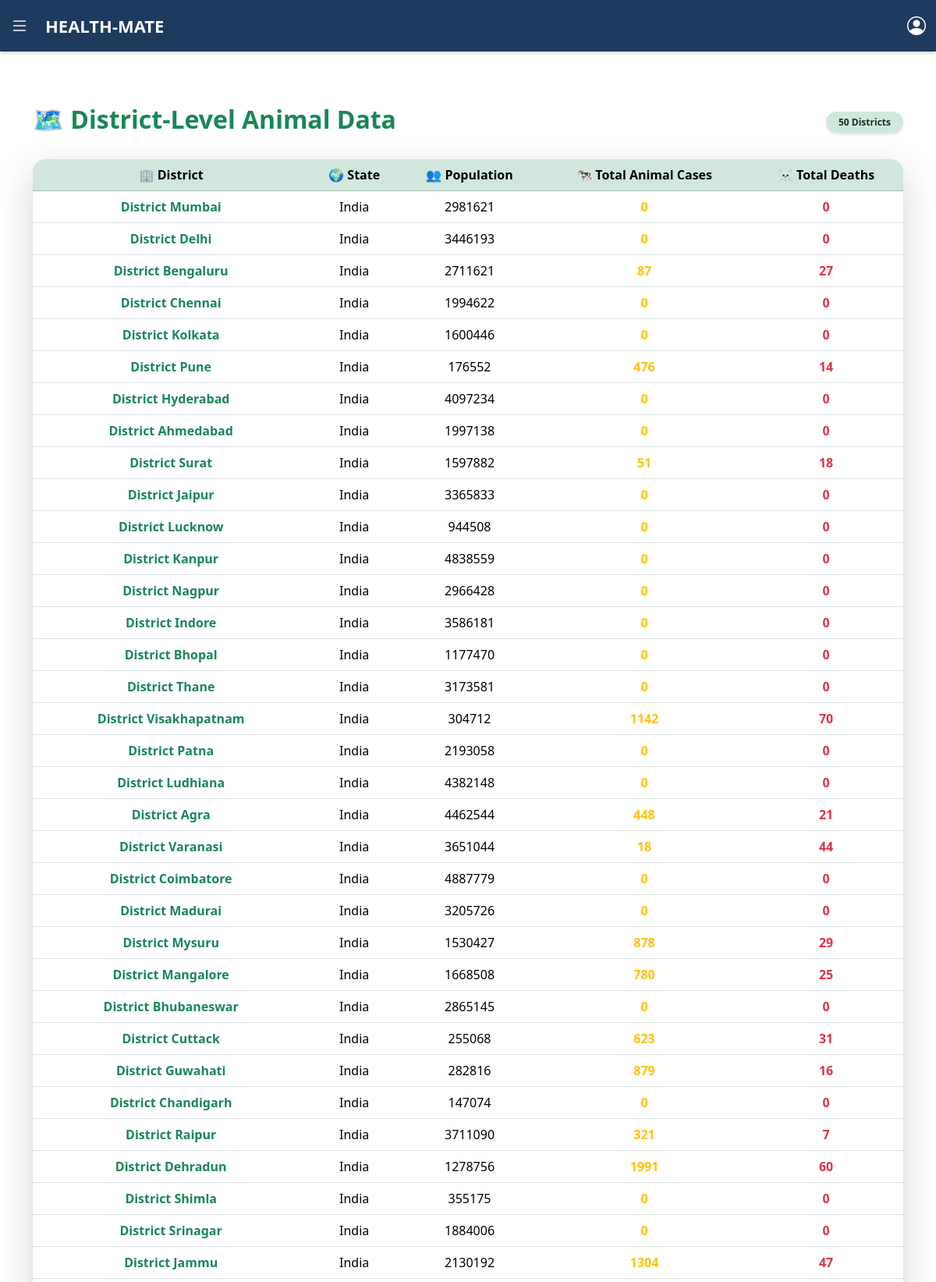
The page /district-data/ (signed in, upper part) on the database its author committed.
### test1/models.py (models this page shows, shortened)
class District(models.Model):
    name = models.CharField(max_length=100)
    state = models.CharField(max_length=100)
    population = models.PositiveIntegerField(null=True, blank=True)

### test1/views.py (the view)
# urls.py: path('district-data/', views.district_data, name='district_data'),
@login_required
def district_data(request):
    districts = District.objects.all()
    district_stats = []
    for d in districts:
        reports = Report.objects.filter(district=d, disease__category='animal')
        total_cases = reports.aggregate(Sum('number_of_cases'))['number_of_cases__sum'] or 0
        total_deaths = reports.aggregate(Sum('deaths'))['deaths__sum'] or 0
        district_stats.append({
            'name': d.name,
            'state': d.state,
            'population': d.population,
            'total_cases': total_cases,
            'total_deaths': total_deaths
        })
    return render(request, 'test1/district_data.html', {'districts': district_stats})

### test1/templates/test1/district_data.html (shortened to what this page needs)
{% extends "test1/base.html" %}
{% block content %}
<div class="container py-5">
  <div class="d-flex align-items-center justify-content-between mb-4">
    <h2 class="fw-bold text-success">
      🗺️ District-Level Animal Data
    </h2>
    <span class="badge bg-success-subtle text-success-emphasis rounded-pill px-3 py-2 shadow-sm">
      {{ districts|length }} District{{ districts|length|pluralize }}
    </span>
  </div>
  <div class="card border-0 shadow-lg rounded-4 overflow-hidden">
    <div class="table-responsive">
      <table class="table table-hover align-middle mb-0">
        <thead class="table-success text-center">
          <tr>
            <th>🏢 District</th>
            <th>🌍 State</th>
            <th>👥 Population</th>
            <th>🐄 Total Animal Cases</th>
            <th>☠️ Total Deaths</th>
          </tr>
        </thead>
        <tbody>
          {% for district in districts %}
          <tr class="text-center">
            <td class="fw-semibold text-success">{{ district.name }}</td>
            <td>{{ district.state }}</td>
            <td>{{ district.population|default:"N/A" }}</td>
            <td class="fw-semibold text-warning">{{ district.total_cases }}</td>
            <td class="fw-semibold text-danger">{{ district.total_deaths }}</td>
          </tr>
          {% empty %}
          <tr>
            <td colspan="5" class="text-center text-muted py-4">
              <i class="bi bi-exclamation-circle"></i> No district data available.
            </td>
          </tr>
          {% endfor %}
        </tbody>
      </table>
    </div>
  </div>
</div>
{% endblock %}

### test1/templates/test1/base.html (style rules this page uses)
body { margin: 0; padding: 0; font-family: "Poppins", sans-serif; background-color: #f8fafc; }

### test1/templates/test1/navbar.html (style rules this page uses)
body { margin: 0; font-family: "Poppins", sans-serif; }

### rows shown on the page
District: name "District Mumbai", state "India"
District: name "District Delhi", state "India"
District: name "District Bengaluru", state "India"
District: name "District Chennai", state "India"
District: name "District Kolkata", state "India"
District: name "District Pune", state "India"
District: name "District Hyderabad", state "India"
District: name "District Ahmedabad", state "India"
District: name "District Surat", state "India"
District: name "District Jaipur", state "India"
District: name "District Lucknow", state "India"
District: name "District Kanpur", state "India"
District: name "District Nagpur", state "India"
District: name "District Indore", state "India"
District: name "District Bhopal", state "India"
District: name "District Thane", state "India"
District: name "District Visakhapatnam", state "India"
District: name "District Patna", state "India"
District: name "District Ludhiana", state "India"
District: name "District Agra", state "India"
District: name "District Varanasi", state "India"
District: name "District Coimbatore", state "India"
District: name "District Madurai", state "India"
District: name "District Mysuru", state "India"
District: name "District Mangalore", state "India"
District: name "District Bhubaneswar", state "India"
District: name "District Cuttack", state "India"
District: name "District Guwahati", state "India"
District: name "District Chandigarh", state "India"
District: name "District Raipur", state "India"
District: name "District Dehradun", state "India"
District: name "District Shimla", state "India"
District: name "District Srinagar", state "India"
District: name "District Jammu", state "India"

### other values the page prints
{{ districts|length }} "50"
{{ district.population|default:"N/A" }} "2981621" "3446193" "2711621" "1994622" "1600446" "176552" "4097234" "1997138" "1597882" "3365833" "944508" "4838559" "2966428" "3586181" "1177470" "3173581" "304712" "2193058" "4382148" "4462544" "3651044" "4887779" "3205726" "1530427" "1668508" "2865145" "255068" "282816" "147074" "3711090" "1278756" "355175" "1884006" "2130192"
{{ district.total_cases }} "0" "0" "87" "0" "0" "476" "0" "0" "51" "0" "0" "0" "0" "0" "0" "0" "1142" "0" "0" "448" "18" "0" "0" "878" "780" "0" "623" "879" "0" "321" "1991" "0" "0" "1304"
{{ district.total_deaths }} "0" "0" "27" "0" "0" "14" "0" "0" "18" "0" "0" "0" "0" "0" "0" "0" "70" "0" "0" "21" "44" "0" "0" "29" "25" "0" "31" "16" "0" "7" "60" "0" "0" "47"
